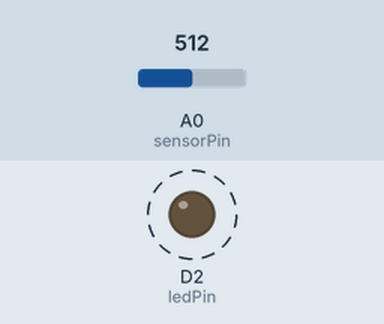
Recording of a sketch running on a simulated ESP8266 (NodeMCU). Parts: output pins drawn as LEDs (lit = HIGH). Dashed ring = blinking. Inputs (shaded band) come from the test bench; at power-on: A0 (sensorPin) = 512.

Above: at 1.8 s.
1.9 s: A0 (sensorPin) set to 0
At 2.9 s:
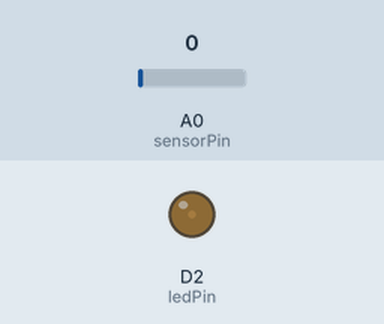
3.6 s: A0 (sensorPin) set to 122
At 3.66 s:
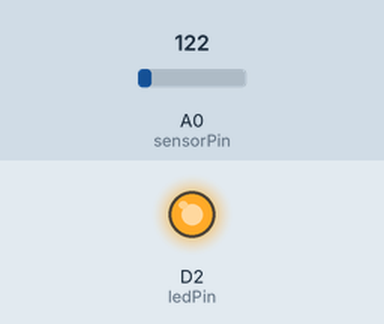
Timing chart, 0 to 13.1 s (numbered marks = the images above; inputs shaded):
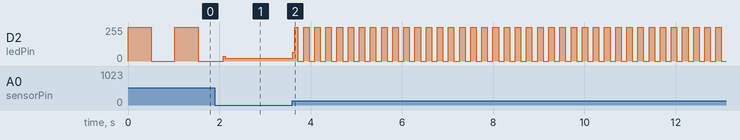

The sketch:

AnalogInput_ET_Board.ino
```cpp
/******************************************************************************************
 * FileName     : AnalogInput_ET_Board.ino
 * Description  : 가변저항의 값에 따라 LED 깜빡이는 시간의 변화 확인
 * Hardware     : ETBoard(이티보드, ESP32 등록 공식 Arduino Board)
 * Author       : 한국공학기술연구원(KETRI)
 * Created Date : 2022.04.20
 * Reference    :
 * Modified     : 2022.04.20 : LEH : 헤더 수정, 소스 크린징
******************************************************************************************/

int sensorPin = A0;                    // 가변저항(아날로그) : A0
int ledPin = D2;                       // 빨강 LED : D2
int sensorValue = 0;                   // 아날로그 센서 값 변수

void setup() {
  pinMode(ledPin, OUTPUT);             // 빨강 LED 출력모드 설정
}

void loop() {
  sensorValue = analogRead(sensorPin); // 아날로그 센서 값 읽어서 변수에 저장
  digitalWrite(ledPin, HIGH);          // 빨강 LED 켜짐
  delay(sensorValue);                  // 센서 값 초 기다림
  digitalWrite(ledPin, LOW);           // 빨강 LED 꺼짐
  delay(sensorValue);                  // 센서 값 초 기다림
}

//==========================================================================================
//
// (주)한국공학기술연구원 http://et.ketri.re.kr
//
//==========================================================================================
```

Measured:
- after the input at 3.6 s, D2 (ledPin): 20/255 → 67/255 at once, then moves between 0/255 and 255/255, repeating every 0.24 s
- by itself, D2 (ledPin): alternates 255/255 for 0.51 s and 0/255 for 0.51 s
